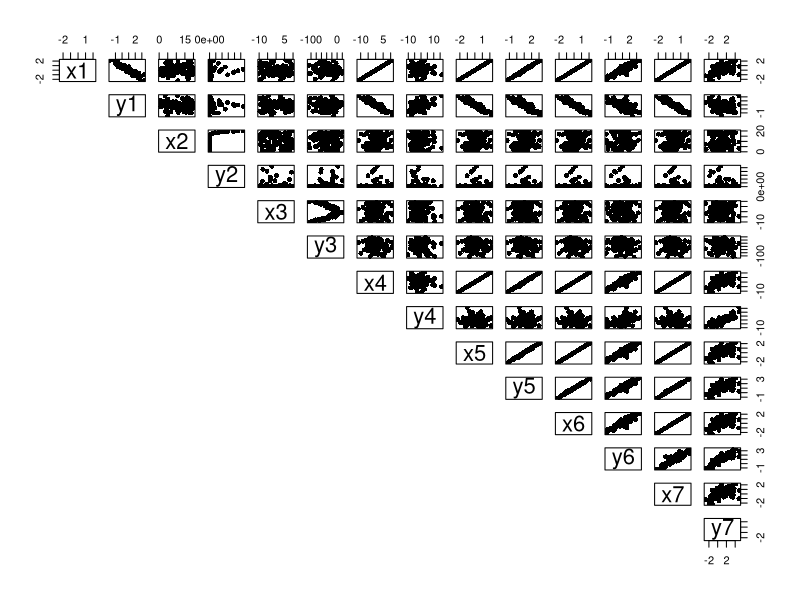
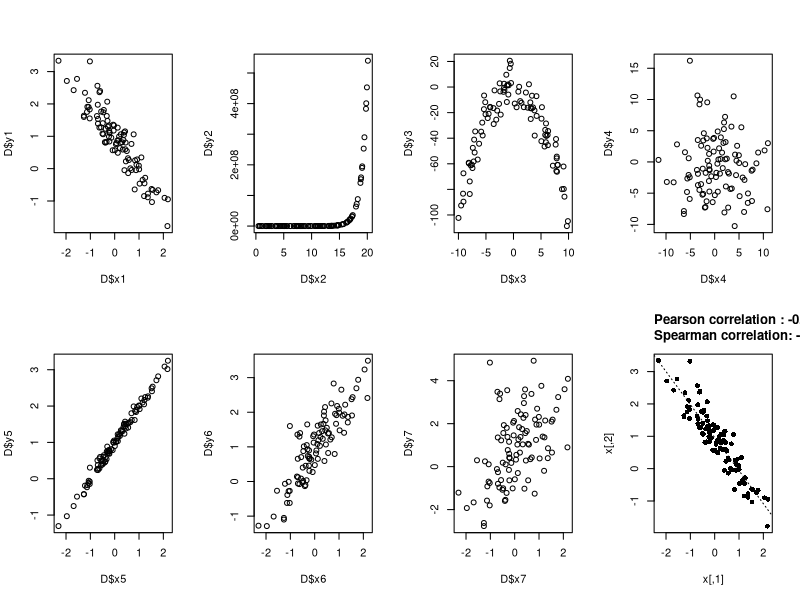
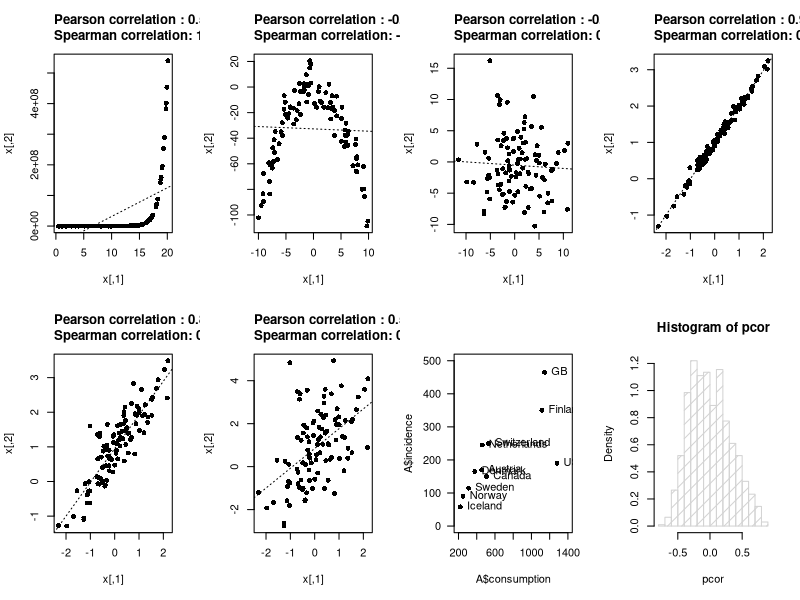
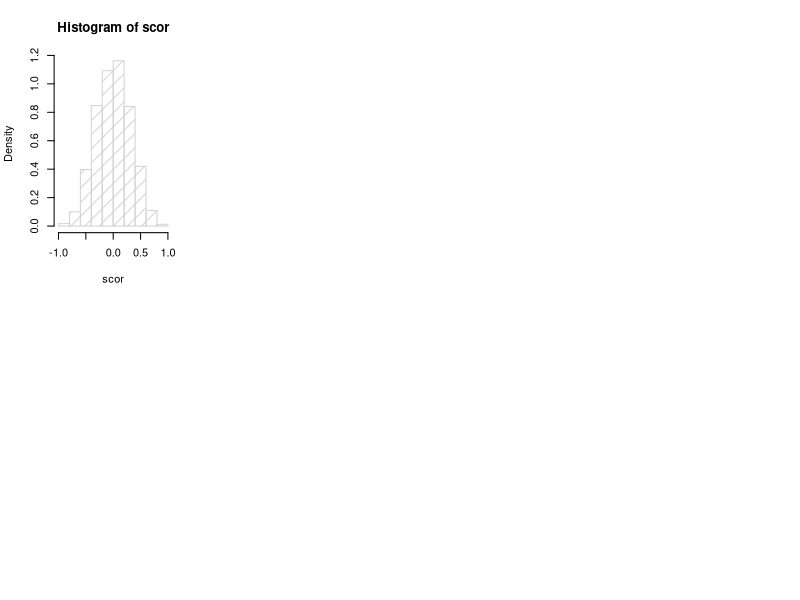

The R script that drew these images, in order:
# Set your working directory to the folder you downloaded the data:
setwd("C:/Users/ACNXGD3ED010/Desktop/AALTO/Statistical Inference/teaching/Week7")

list.files()
#  1
# a)
D <- read.table('data_dependency.txt', header = T, sep = '\t')
D
# b)
pairs(D, pch = 16, lower.panel = NULL)
# Too much information...should plot one-by-one:
par(mfrow = c(2, 4))
plot(D$x1, D$y1)
plot(D$x2, D$y2)
plot(D$x3, D$y3)
plot(D$x4, D$y4)
plot(D$x5, D$y5)
plot(D$x6, D$y6)
plot(D$x7, D$y7)

demo.plot <- function(x) {
  tmp.x <- as.list(D[,c(T,F)])
  tmp.y <- as.list(D[,c(F,T)])
  tmp.x.y.l <- Map(cbind,tmp.x,tmp.y)
  
  tmp.fun <- function(x) {
    plot(x, pch = 16)
    cor.dum.p <- cor(x[,1],  x[,2], method = 'p')
    cor.dum.s <- cor(x[,1],  x[,2], method = 's')
    title(adj = 0, paste0('Pearson correlation : ',round(cor.dum.p,4),'\n',
                          'Spearman correlation: ',round(cor.dum.s,4)))
    lm.dum <- lm(x[,2] ~  x[,1])
    
    abline(lm.dum, lty = 3)
    readline('Press ENTER for next plot')
  }
  
  lapply(tmp.x.y.l, tmp.fun)
  
}
demo.plot(D)

# c)
# Pearson:
# Basic solution, one-by-one:
my_correlation <- function(i){
  pearson <- cor(D[, (2*i - 1)], D[, 2*i])
  spearman <- cor(D[, (2*i - 1)], D[, 2*i], method = "spearman")
  print(paste0("x", i, ";y", i, ", Pearson: ", round(pearson, 3), ", Spearman: ", round(spearman, 3)))
}

for(i in 1:7){
  my_correlation(i)
}

# Advanced solution, correlation matrix:
cor(D, method = 'p') 

# More advanced solution, correlation matrix and indexing:
diag(cor(D, method = 'p')[c(T,F),c(F,T)])

# In the model solutions, there is one more different
# way of doing this!

# Spearman:
cor(D, method = 's')
# Again, too much information:
diag(cor(D, method = 's')[c(T,F),c(F,T)])

# d)
# Pearson correlation "equation"...
cov(D$x1, D$y1) / ( sd(D$x1) * sd(D$y1))
# ...so essentially a normalized covariance
# Therefore, as the variance increases, the correlation decreases

# Increasing linear/monotone relationship which gets more and more
# difficult to see because of the increasing y-variance. That is, 
# increasing the y-variance hides the linear relationship under 
# the added "noise", decreasing the correlations. 
# This is the same phenomenon as in homework problem 1b.

#  2
# a)
A <- read.table('data_tobacco.txt', header = T, sep = '\t')

# b)
# Scatter plot:
plot(A$consumption, A$incidence,
     pch = 16, ylim = c(0,500), xlim = c(200,1400),
     yaxt = 'n');axis(2, las = 2)

text(A$consumption, A$incidence, A$country, pos = 4)

# c)
# Both, Pearson and Spearman correlation coefficients, positive.

# d)
cor(A$consumption, A$incidence, method = 'p')
cor(A$consumption, A$incidence, method = 's')

# Note that, Spearman cor.coef is Pearson cor.coef
# for ranked observations, i.e, measures monotonic relationship:
cor(rank(A$consumption), rank(A$incidence))

# e)
# Number of premutation replications:
B <- 2000
pcor <- replicate(B, cor(A$consumption, sample(A$incidence,nrow(A),F), method = "pearson"))
hist(pcor, freq = F, density = 10)
mean(abs(pcor) >= cor(A$consumption, A$incidence, method = "pearson"))

scor <- replicate(B, cor(A$consumption, sample(A$incidence,nrow(A),F), method = "spearman"))
hist(scor, freq = F, density = 10)
mean(abs(scor) >= cor(A$consumption, A$incidence, method = "spearman"))

# Both smaller than 0.05 -> both correlations differ significantly from 0

# e)
# Remove USA from the data and do the analysis again:
A <- A[-7,]

# Running the previous code to remove USA and then redoing the steps yields
# Pearson correlation: 0.941, p-value: 0
# Spearman correlaion: 0.927, p-value: 0.001
# The correlations are higher and more significant without the "outlier" which masked the "true" relationship.

# Note: in practice, the labeling of USA as an outlier and the consecutive removal of it should be somehow 
# justified.